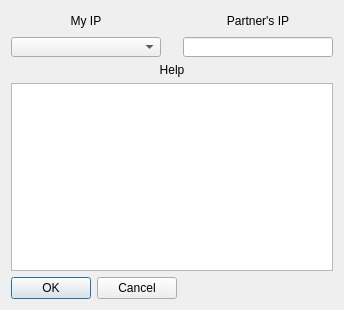
<?xml version="1.0" encoding="UTF-8"?>
<ui version="4.0">
 <class>StartView</class>
 <widget class="QDialog" name="StartView">
  <property name="geometry">
   <rect>
    <x>0</x>
    <y>0</y>
    <width>334</width>
    <height>310</height>
   </rect>
  </property>
  <property name="windowTitle">
   <string>Dialog</string>
  </property>
  <layout class="QFormLayout" name="formLayout">
   <property name="fieldGrowthPolicy">
    <enum>QFormLayout::AllNonFixedFieldsGrow</enum>
   </property>
   <item row="0" column="0">
    <widget class="QLabel" name="label">
     <property name="minimumSize">
      <size>
       <width>150</width>
       <height>20</height>
      </size>
     </property>
     <property name="maximumSize">
      <size>
       <width>150</width>
       <height>20</height>
      </size>
     </property>
     <property name="text">
      <string>My IP</string>
     </property>
     <property name="alignment">
      <set>Qt::AlignCenter</set>
     </property>
    </widget>
   </item>
   <item row="0" column="1">
    <widget class="QLabel" name="label_3">
     <property name="minimumSize">
      <size>
       <width>150</width>
       <height>20</height>
      </size>
     </property>
     <property name="maximumSize">
      <size>
       <width>150</width>
       <height>20</height>
      </size>
     </property>
     <property name="text">
      <string>Partner's IP</string>
     </property>
     <property name="alignment">
      <set>Qt::AlignCenter</set>
     </property>
    </widget>
   </item>
   <item row="6" column="0" colspan="2">
    <widget class="QLabel" name="label_2">
     <property name="text">
      <string>Help</string>
     </property>
     <property name="alignment">
      <set>Qt::AlignCenter</set>
     </property>
    </widget>
   </item>
   <item row="7" column="0" colspan="2">
    <widget class="QTextBrowser" name="helpText"/>
   </item>
   <item row="8" column="0">
    <widget class="QDialogButtonBox" name="buttonBox">
     <property name="orientation">
      <enum>Qt::Horizontal</enum>
     </property>
     <property name="standardButtons">
      <set>QDialogButtonBox::Cancel|QDialogButtonBox::Ok</set>
     </property>
    </widget>
   </item>
   <item row="2" column="0">
    <widget class="QComboBox" name="myIPlist">
     <property name="minimumSize">
      <size>
       <width>150</width>
       <height>20</height>
      </size>
     </property>
     <property name="maximumSize">
      <size>
       <width>150</width>
       <height>20</height>
      </size>
     </property>
    </widget>
   </item>
   <item row="2" column="1">
    <widget class="QLineEdit" name="partnerIP">
     <property name="minimumSize">
      <size>
       <width>150</width>
       <height>20</height>
      </size>
     </property>
     <property name="maximumSize">
      <size>
       <width>150</width>
       <height>20</height>
      </size>
     </property>
    </widget>
   </item>
  </layout>
 </widget>
 <resources/>
 <connections>
  <connection>
   <sender>buttonBox</sender>
   <signal>accepted()</signal>
   <receiver>StartView</receiver>
   <slot>accept()</slot>
   <hints>
    <hint type="sourcelabel">
     <x>248</x>
     <y>254</y>
    </hint>
    <hint type="destinationlabel">
     <x>157</x>
     <y>274</y>
    </hint>
   </hints>
  </connection>
  <connection>
   <sender>buttonBox</sender>
   <signal>rejected()</signal>
   <receiver>StartView</receiver>
   <slot>reject()</slot>
   <hints>
    <hint type="sourcelabel">
     <x>316</x>
     <y>260</y>
    </hint>
    <hint type="destinationlabel">
     <x>286</x>
     <y>274</y>
    </hint>
   </hints>
  </connection>
 </connections>
</ui>
